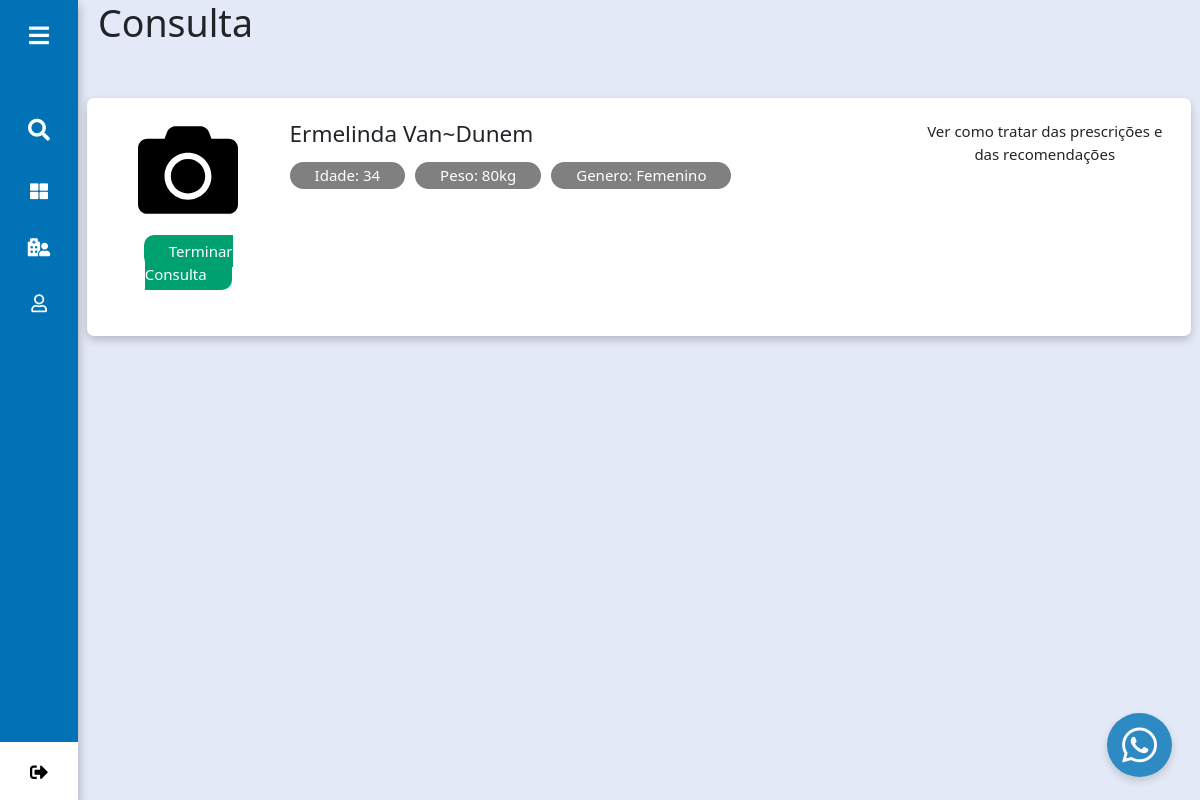
Screenshot of /interfaceusuario/Medico/consulta.php?id_usuario=2 (signed in) with the database file from the repository.
### tables this page shows
CREATE TABLE `pessoa` (
  `idPessoa` int(11) NOT NULL,
  `nomeUtilizador` varchar(100) DEFAULT NULL,
  `password` varchar(150) DEFAULT NULL,
  `nome` varchar(200) DEFAULT NULL,
  `peso` float DEFAULT NULL,
  `dataNasc` date DEFAULT NULL,
  `genero` varchar(25) DEFAULT NULL,
  `estCivil` varchar(25) DEFAULT NULL,
  `tipoSang` varchar(10) DEFAULT NULL,
  `tipoUser` varchar(20) DEFAULT NULL,
  `endereco` varchar(100) NOT NULL,
  `codMunicipio` int(11) NOT NULL,
  `documentoIdentificacao` varchar(100) NOT NULL,
  `numeroDocumento` varchar(100) NOT NULL,
  `foto` varchar(255) NOT NULL
);

### interfaceusuario/Medico/consulta.php (the view, shortened to what this page needs)
<?php $foto = $idade = ""; ?>
<!DOCTYPE html>
<html lang="pt-PT">
    <head>
        <link rel="stylesheet" type="text/css" href="../../css/estilo.css">
        <link rel="stylesheet" type="text/css" href="../../css/bootstrap.min.css">
        <link rel="stylesheet" type="text/css" href="../../css/all.css">
        <link rel="stylesheet" type="text/css" href="../../css/consulta.css">
        <link rel="stylesheet" type="text/css" href="../../css/chat.css">
        <link rel="stylesheet" type="text/css" href="../../css/marcacao.css">
    </head>
    <body>
        <?php include_once "menu.php"; ?>
        <section class="home-section" id="consulta">
          <?php
          $id_usuario = mysqli_real_escape_string($mysqli, $_GET['id_usuario']);
          $sql = "SELECT * FROM pessoa WHERE idPessoa = {$id_usuario}";
          $dados = mysqli_query($mysqli, $sql);
          while ($row = mysqli_fetch_assoc($dados)) { ?>
            <div class="text">
              <div class="row userNameTitle">
                <div class="col-lg-12">
                  <h1>Consulta</h1>
                </div>
                <div class="col-lg-12">
                    <div class="row mt-5">
                      <div class="row cartao-medico pb-4 pt-4">
                        <div class="col-lg-2" style="margin: 0 auto;">
                          <?php
                          if (!empty($row['foto'])) {
                            $foto = $row['foto'];
                          } else {
                            $foto = "camera-solid.svg";
                          } ?>
                            <img src="../../imagens/<?php echo $foto; ?>" alt="" style="width: 100px; height: 100px; margin: 0 auto; display: flex;">
                          <div class="divBotaoMarcacaoConsulta">
                            <a class="" href="" >Terminar Consulta</a>
                          </div>
                        </div>
                        <div class="col-lg-7">
                          <h4 class="mb-3"><?php echo $row['nome']; ?></h4>
                          <div class="grupo-especialidades">
                            <?php if (!empty($row['dataNasc'])) {
                              $ano = explode("-",$row['dataNasc']);
                              if (date('m') != $ano[1] && date('d') != $ano[2]) {
                                $idade = date('Y') - $ano[0] - 1;
                              }else {
                                $idade = date('Y') - $ano[0];
                              } ?>
                            <p class="especialidades-medico">Idade: <?php echo $idade; ?></p>
                          <?php } if (!empty($row['peso'])) { ?>
                            <p class="especialidades-medico">Peso: <?php echo $row['peso']; ?>kg</p>
                          <?php } if (!empty($row['genero'])) { ?>
                            <p class="especialidades-medico">Genero: <?php echo $row['genero']; ?></p>
                          <?php } if (!empty($row['estCivil'])) { ?>
                            <p class="especialidades-medico">Est.Civil: <?php echo $row['estCivil']; ?></p>
                          <?php } if (!empty($row['tipoSang'])) { ?>
                              <p class="especialidades-medico">Tipo Sanguíneo: <?php echo $row['tipoSang']; ?></p>
                            <?php } ?>
                          </div>
                          <div class="detalhes-medico">
                          </div>
                        </div>
                        <div class="col-lg-3">
                          <div class="containerHorario">
                              <div class="col-lg-12">
                                <p style="text-align: center">Ver como tratar das prescrições e das recomendações</p>
                              </div>
                          </div>
                        </div>
                      </div>
                    </div>
                </div>
              </div>
                <?php include_once "../chat.php" ?>
            </div>
            <?php } ?>
        </section>
    </body>
</html>

### interfaceusuario/Medico/menu.php (shortened to what this page needs)
<?php
include '../../conexao.php';
?>
<div class="sidebar french-blue">
    <div class="logo-details">
        <i class="fas fa-bars" id="btn"></i>
    </div>
    <ul class="nav-list">
        <li>
            <i class="fas fa-search bx-search"></i>
        </li>
        <li>
            <a href="index.php">
                <i class="fas fa-th-large"></i>
            </a>
        </li>
        <li>
            <a href="pacientes.php">
                <i class="fas fa-hospital-user"></i>
            </a>
        </li>
        <li>
            <a href="perfil.php">
                <i class="far fa-user"></i>
            </a>
        </li>
        <li class="profile">
            <?php
            $sql = "SELECT * FROM pessoa WHERE idPessoa = {$_SESSION["idPessoa"]}";
            $dados = mysqli_query($mysqli, $sql);
            while ($dadosusuario = mysqli_fetch_assoc($dados)) {
            ?>
                <a href="../../index.php">
                    <i class="fas fa-sign-out-alt" id="log_out"></i>
                </a>
            <?php
            }
            ?>
        </li>
    </ul>
</div>

### interfaceusuario/chat.php (shortened to what this page needs)
<button class="open-button" onclick="openForm()">
  <i class="fab fa-whatsapp"></i>
</button>

### css/estilo.css (style rules this page uses)
*, *:before, *:after { box-sizing: border-box; }
html, body { font-family: "Times New Roman", sans-serif; font-size: 15px; line-height: 1.5; box-sizing: border-box; }
.sidebar { position: fixed; left: 0; top: 0; height: 100%; width: 78px; padding: 6px 14px; z-index: 99; transition: all 0.5s ease; box-shadow: 0 5px 10px rgba(0, 0, 0, 0.3); }
.sidebar .logo-details { height: 60px; display: flex; align-items: center; position: relative; }
.sidebar .logo-details #btn { position: absolute; top: 50%; right: 0; transform: translateY(-50%); font-size: 22px; transition: all 0.4s ease; font-size: 23px; text-align: center; cursor: pointer; transition: all 0.5s ease; }
.sidebar i { color: #fff; height: 60px; min-width: 50px; font-size: 28px; text-align: center; line-height: 60px; }
.sidebar .nav-list { text-align: left; margin-top: 20px; height: 100%; padding: 8px 0 8px 0; }
.sidebar li { position: relative; margin: 6px 0; list-style: none; }
.sidebar .bx-search { position: absolute; top: 50%; left: 0; transform: translateY(-50%); font-size: 22px; color: #fff; cursor: pointer; background: #0072b5; transition: all 0.4s ease; }
.sidebar li a { display: flex; height: 100%; width: 100%; border-radius: 7px; align-items: center; text-decoration: none; transition: all 0.4s ease; }
.sidebar li i { height: 50px; line-height: 50px; font-size: 18px; border-radius: 12px; }
.sidebar li.profile { position: fixed; height: 60px; width: 78px; left: 0; bottom: -8px; padding: 10px 14px; background: #fff; transition: all 0.5s ease; overflow: hidden; }
.sidebar .profile #log_out { position: absolute; top: 50%; right: 0; transform: translateY(-50%); width: 100%; height: 60px; line-height: 60px; border-radius: 0px; transition: all 0.5s ease; color: black; }
.home-section { position: relative; background: #e4e9f7; min-height: 100vh; top: 0; left: 78px; width: calc(100% - 78px); transition: all 0.5s ease; z-index: 2; }
.home-section .text { margin: 0 20px; }
.french-blue { color: #fff; background-color: #0072b5; }
.divBotaoMarcacaoConsulta { width: 100%; text-align: center; margin-top: 20px; }
.divBotaoMarcacaoConsulta a { padding: 6px 25px; color: white !important; background-color: #00a170; border-radius: 10px; text-decoration: none; }

### css/all.css (style rules this page uses)
.fa, .fas, .far, .fal, .fad, .fab { -moz-osx-font-smoothing: grayscale; -webkit-font-smoothing: antialiased; display: inline-block; font-style: normal; font-variant: normal; text-rendering: auto; line-height: 1; }
.fa-bars:before { content: "\f0c9"; }
.fa-hospital-user:before { content: "\f80d"; }
.fa-search:before { content: "\f002"; }
.fa-sign-out-alt:before { content: "\f2f5"; }
.fa-th-large:before { content: "\f009"; }
.fa-user:before { content: "\f007"; }
.fa-whatsapp:before { content: "\f232"; }
.fab { font-family: 'Font Awesome 5 Brands'; font-weight: 400; }
.far { font-family: 'Font Awesome 5 Free'; font-weight: 400; }
.fa, .fas { font-family: 'Font Awesome 5 Free'; font-weight: 900; }

### css/consulta.css (style rules this page uses)
.row:after { content: ""; display: table; clear: both; }

### css/chat.css (style rules this page uses)
.open-button { background: #0072b5; color: white; padding: 2px 15px; border: none; cursor: pointer; opacity: 0.8; position: fixed; bottom: 23px; right: 28px; font-size: 40px; box-shadow: 0 4px 8px 0 rgba(0, 0, 0, 0.2); border-radius: 50%; }

### css/marcacao.css (style rules this page uses)
.cartao-medico { display: flex; width: 100%; height: auto; text-align: left; border-radius: 7px; box-shadow: 0 4px 8px 0 rgba(0, 0, 0, 0.2); background-color: white; margin: 0 auto; }
.detalhes-medico { height: 100px; }
.grupo-especialidades { width: 100%; display: flex; flex-direction: row; overflow-x: scroll; margin-top: top; }
.especialidades-medico { margin-right: 10px; white-space: nowrap; margin-bottom: 10px; background: gray; padding: 24px 2px; border-radius: 21px; color: white; padding: 2px 25px; }
.containerHorario { width: 100%; overflow: scroll; display: flex; flex-direction: row; height: 180px; }

### rows the page displays
pessoa: nome "Ermelinda Van~Dunem", dataNasc "34", peso "80", genero "Femenino"
